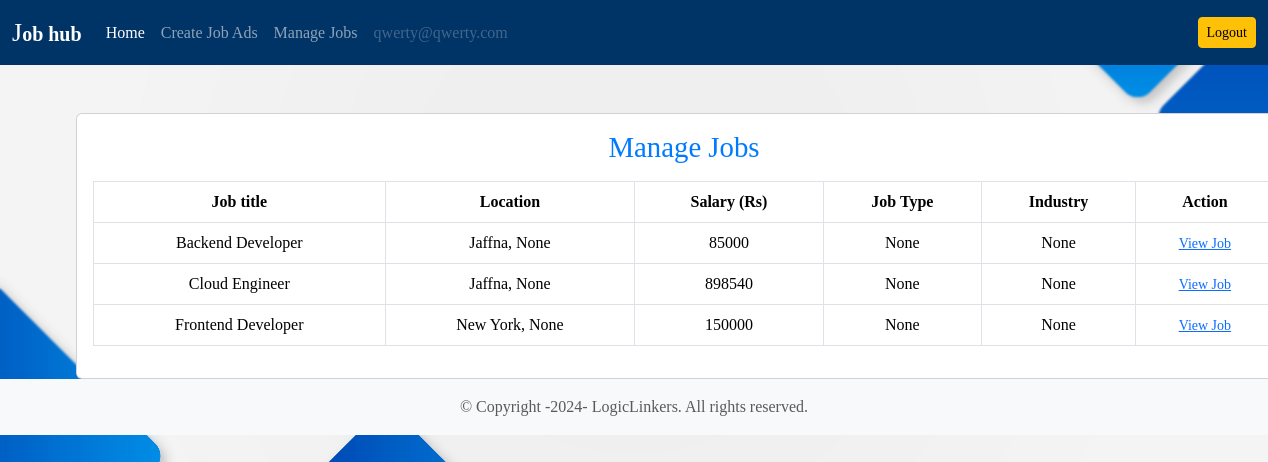
Page /job/applied-jobs/ (signed in) on the committed database.
### users/models.py (models this page shows)
class User(AbstractUser):
    email = models.EmailField(unique=True)
    is_recruiter = models.BooleanField(default=False)
    is_applicant = models.BooleanField(default=False)
    has_resume = models.BooleanField(default=False)
    has_company = models.BooleanField(default=False)

### job/models.py (models this page shows, shortened)
class ApplyJob(models.Model):
    status_choices = (
        ('Accepted', 'Accepted'),
        ('Declined', 'Declined'),
        ('Pending', 'Pending')
    )
    user = models.ForeignKey(User, on_delete=models.CASCADE)
    job = models.ForeignKey(Job, on_delete=models.CASCADE)
    timestamp = models.DateTimeField(auto_now_add=True)
    status = models.CharField(max_length=20, choices=status_choices)

class Job(models.Model):
   job_type_choices = (
    ('Remote', 'Remote'),
    ('Onsite', 'Onsite'),
    ('Hybrid', 'Hybrid')
   )
   user = models.ForeignKey(User, on_delete=models.CASCADE)
   company = models.ForeignKey(Company, on_delete=models.CASCADE)
   title = models.CharField(max_length=100)
   city = models.CharField(max_length=100)
   salary = models.PositiveIntegerField(default=35000)
   requirements = models.TextField()
   ideal_candidate = models.TextField()
   is_available = models.BooleanField(default=True)
   timestamp = models.DateTimeField(auto_now_add=True)
   industry = models.ForeignKey(Industry, on_delete=models.DO_NOTHING, null=True, blank=True)
   state = models.ForeignKey(State, on_delete=models.DO_NOTHING, null=True, blank=True)
   job_type = models.CharField(max_length=20, choices=job_type_choices, null=True, blank=True)

### job/views.py (the view)
# urls.py: path('applied-jobs/', views.applied_jobs, name='applied-jobs')
def applied_jobs(request):
   jobs = ApplyJob.objects.filter(user=request.user)
   context = {'jobs':jobs}
   return render(request, 'job/applied_job.html', context)

### templates/job/applied_job.html
{% extends 'base.html' %}
{% block content %}
<div class="card mx-auto" style="width: 76rem;">
   <div class="card-body">
      <h5 class="card-title mb-3" style="font-size: 1.8rem; color: #007bff;">Manage Jobs</h5>
      <table class="table table-bordered">
         <thead>
            <tr>
               <th scope="col">Job title</th>
               <th scope="col">Location</th>
               <th scope="col">Salary (Rs)</th>
               <th scope="col">Job Type</th>
               <th scope="col">Industry</th>
               <th scope="col">Action</th>
            </tr>
         </thead>
         <tbody>
            {% for job in jobs %}
            <tr>
               <td>{{job.job.title}}</td>
               <td>{{job.job.city}}, {{job.job.state}}</td>
               <td>{{job.job.salary}}</td>
               <td>{{job.job.job_type}}</td>
               <td>{{job.job.industry}}</td>
               <td><a href="{% url 'job-details' job.job.pk %}"><small>View Job</small></a></td>
            </tr>
            {% endfor %}
         </tbody>
      </table>
   </div>
</div>
{% endblock content %}

### templates/base.html (shortened to what this page needs)
{% load static %}
<!DOCTYPE html>
<html lang="en">
<head>
    <link href="https://cdn.jsdelivr.net/npm/bootstrap@5.3.2/dist/css/bootstrap.min.css" rel="stylesheet">
    <link rel="stylesheet" type="text/css" href="{% static 'dashboard/css/style.css' %}">
</head>
<body>
  <nav class="navbar navbar-expand-lg navbar-dark custom-bg-darkblue">
        <div class="container-fluid">
        <a class="navbar-brand" href="{% url 'home' %}" style="display: inline-block;">
            <span class="larger-letter">J</span><span class="jobhub-text">ob hub</span>
        </a>
          <div class="collapse navbar-collapse" id="navbarSupportedContent">
            {% if request.user.is_authenticated %}
            {% if request.user.is_applicant %}
            <ul class="navbar-nav me-auto mb-2 mb-lg-0">
              <li class="nav-item">
                <a class="nav-link active" aria-current="page" href="{% url 'home' %}">Home</a>
              </li>
              {% if request.user.has_resume %}
              <li class="nav-item">
                <a class="nav-link" href="{% url 'job-listing' %}">Apply to Jobs</a>
              </li>
              <li class="nav-item">
                <a class="nav-link" aria-current="page" href="{% url 'applied-jobs' %}">Manage Job Applications</a>
              </li>
              {% else %}
              <li class="nav-item">
                <a class="nav-link" href="{% url 'update-resume' %}">Create Resume</a>
              </li>
              {% endif %}
              <li class="nav-item">
                <a class="nav-link disabled" href="#" tabindex="-1" aria-disabled="true">{{request.user.email}}</a>
              </li>
            </ul>
            <a href="{% url 'logout' %}" class="btn btn-warning btn-sm">Logout</a>
            {% elif request.user.is_recruiter %}
            <ul class="navbar-nav me-auto mb-2 mb-lg-0">
              <li class="nav-item">
                <a class="nav-link active" aria-current="page" href="{% url 'home' %}">Home</a>
              </li>
              {% if request.user.has_company %}
              <li class="nav-item">
                <a class="nav-link" href="{%  url 'create-job' %}">Create Job Ads</a>
              </li>
              <li class="nav-item">
                <a class="nav-link" href="{%  url 'manage-jobs' %}">Manage Jobs</a>
              </li>
              {% else %}
              <li class="nav-item">
                <a class="nav-link" href="{% url 'update-company' %}">Create Company</a>
              </li>
              {% endif %}
              <li class="nav-item">
                <a class="nav-link disabled" href="#" tabindex="-1" aria-disabled="true">{{request.user.email}}</a>
              </li>
            </ul>
            <a href="{% url 'logout' %}" class="btn btn-warning btn-sm">Logout</a>
            {% endif %}
            {% endif %}
          </div>
        </div>
      </nav>
      <div class="container mt-5">
        {% block content %}
        {% endblock content %}
      </div>
    <footer class="footer mt-auto py-3 bg-light">
        <div class="container text-center">
            <span class="text-muted">
              <div class="copyright">
                &copy; Copyright -2024- LogicLinkers. All rights reserved.
            </div>
            </span>
        </div>
    </footer>
</body>
</html>

### dashboard/static/dashboard/css/style.css (style rules this page uses)
body { background-image: url('../images/blue.jpg'); background-size: cover; background-position: center; background-repeat: no-repeat; backdrop-filter: blur(1px); color: rgb(113, 41, 41); text-align: center; font-family: "Times New Roman", Times, serif; }
.custom-bg-darkblue { background-color: #003366; }

### rows in the picture
User: user.email "qwerty@qwerty.com"
ApplyJob: job "Backend Developer", job.city "Jaffna", job.state "None", job.salary "85000", job.job_type "None", job.industry "None"
ApplyJob: job "Cloud Engineer", job.city "Jaffna", job.state "None", job.salary "898540", job.job_type "None", job.industry "None"
ApplyJob: job "Frontend Developer", job.city "New York", job.state "None", job.salary "150000", job.job_type "None", job.industry "None"
